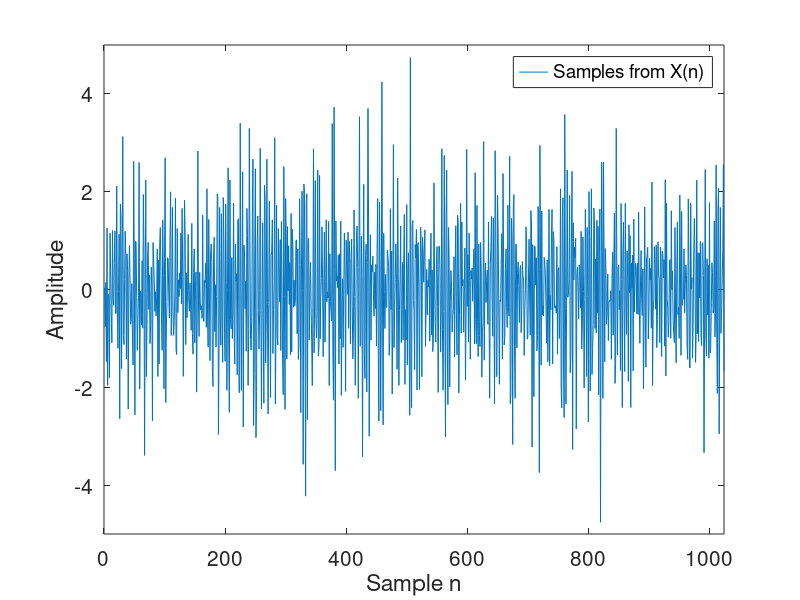
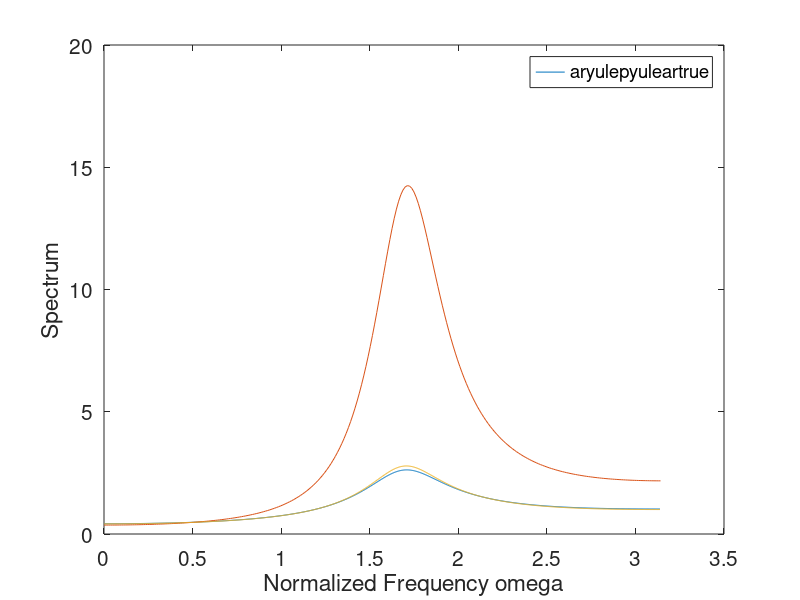

Reproduce these figures in MATLAB, in order.
%% clc, close all...
clc;
clear;
close all;

%% AR(3) process, samples
p=3;
N = 1024;
a_h = [1; 0.5; 0.7; 0.2];
b_h = 1;

z = randn(N,1);
x = filter(b_h, a_h, z);

%% Spectrum Estimation - aryule
a_hat = aryule(x, p);
[H_hat, w_hat] = freqz(1, a_hat, N);

%% Spectrum Estimation - pyulear
H_hat_pyulear = pyulear(x, p);
w_pyulear = linspace(0, pi, length(H_hat_pyulear));

%[H_hat_pyulear, w_pyulear] = pyulear(x, p, w_hat);

%% True Spectrum
[H, w] = freqz(b_h, a_h, N);

%% Plots
set(groot, 'defaultAxesFontSize',15);
% samples from x
figure;
plot(x);
legend("Samples from X(n)");
xlabel("Sample n");
ylabel("Amplitude");
xlim([0, 1024]);
ylim([-5, 5]);

% spectrums
figure;
plot(w, abs(H_hat), w_pyulear, abs(H_hat_pyulear), w, abs(H));
legend(["aryule", "pyulear","true"]);
ylabel("Spectrum");
xlabel("Normalized Frequency \omega");